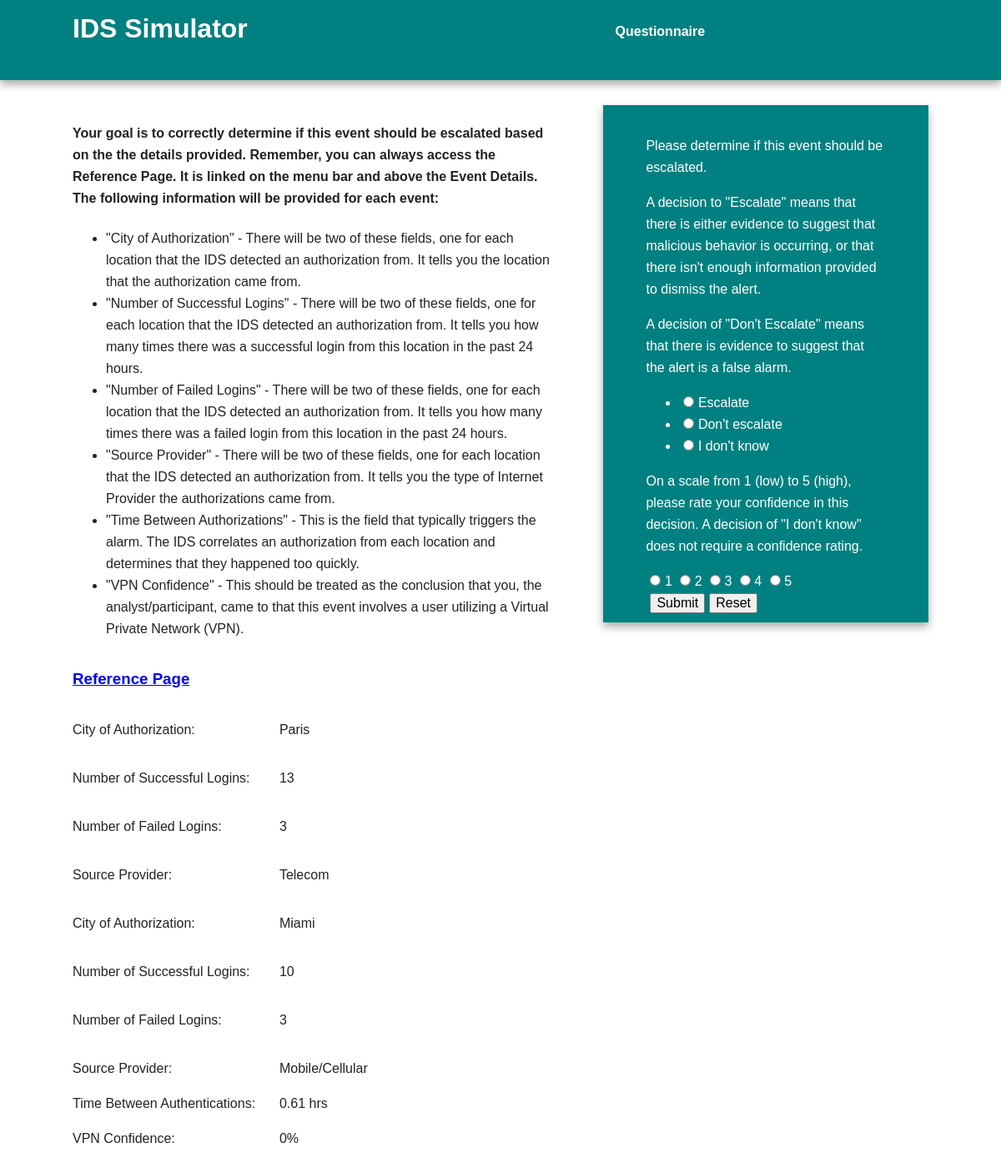
Before: /trainingEventPage/3 (signed in) with the older database file.
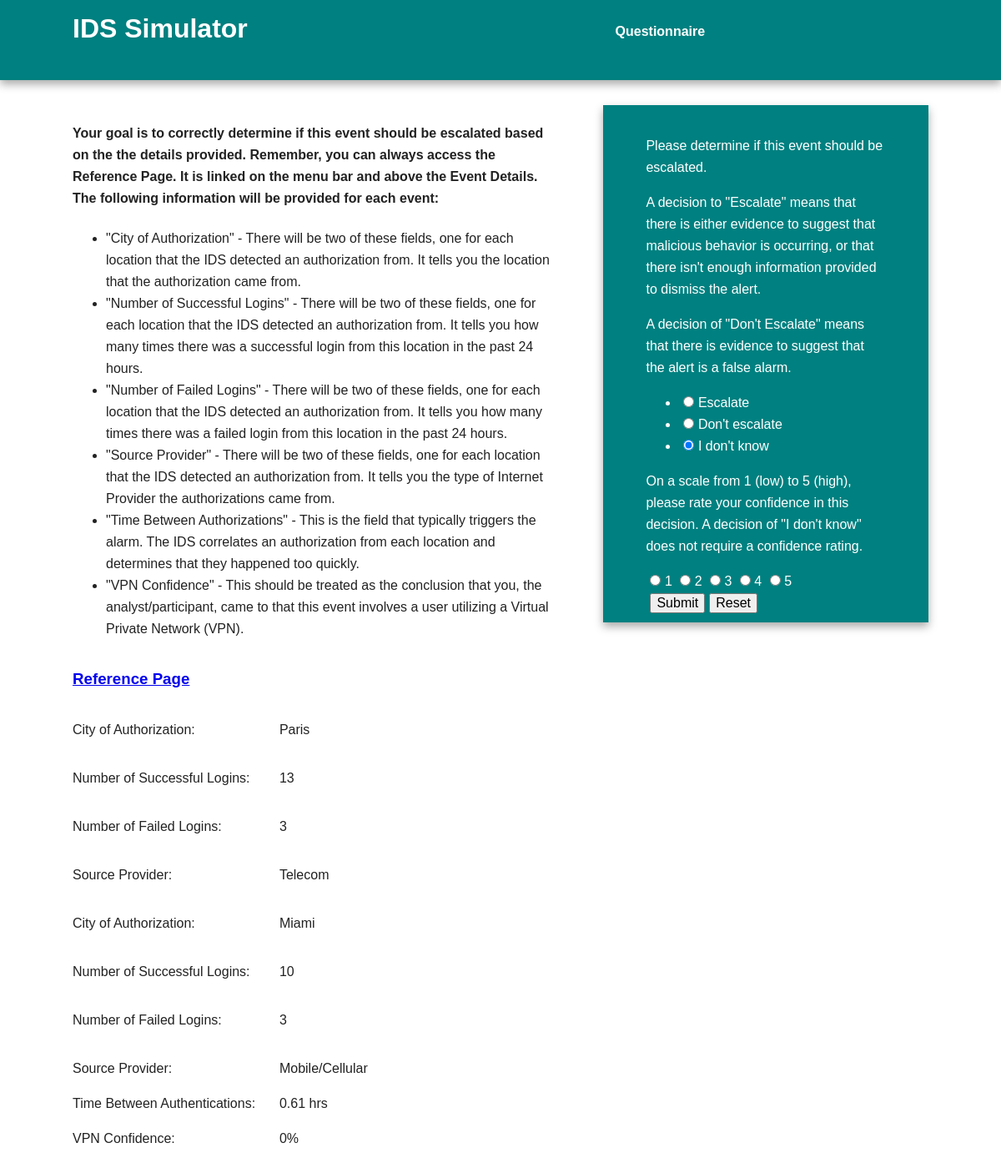
After: the same page with the newer database file.
### models.py (models this page shows, shortened)
class TrainingEventDecision(db.Model):
    id = db.Column(db.Integer, primary_key=True)
    user = db.Column(db.String(50))
    event_id = db.Column(db.Integer)
    escalate = db.Column(db.String(15))
    confidence = db.Column(db.String(1))
    time_event_decision = db.Column(db.DateTime)

### crywolf.py (the view, shortened to what this page needs)
@app.route('/trainingEventPage/<eventId>', methods = ["GET", "POST"])
@login_required
def trainingEventPage(eventId):
    event = models.TrainingEvent.query.get(eventId)
    form = eventDecisionForm()
    decision = models.TrainingEventDecision.query.filter_by(user = current_user.username, event_id = eventId).\
        order_by(models.TrainingEventDecision.time_event_decision.desc()).first()
    if request.method == 'GET' and decision is not None:
        form.escalate.data = decision.escalate
        form.confidence.data = decision.confidence
    return render_template('trainingEventPage.html', event = event, form=form)

### forms.py
class eventDecisionForm(FlaskForm):
    escalate = RadioField(
                    choices=[
                        ('Escalate','Escalate'),
                        ("Don't escalate","Don't escalate"),
                        ("I don't know","I don't know")
                    ],
                    validators=[InputRequired()]
                )
    confidence = RadioField(choices=[("1","1"),("2","2"),("3", "3"),("4","4"),("5","5")], validators=[OptionalConfidence()])

### crywolf.py (called while the page is built)
@login_manager.user_loader
def load_user(user_id):
    return models.User.query.get(user_id)

### templates/trainingEventPage.html (shortened to what the changed rows need)
{% extends "base.html" %}
{% block content %}
    <aside>
        <form action = "" method = "POST" id = "event_decision">
            {{ form.escalate }}
            <br><input type="submit" value="Submit"><input type="reset" value="Reset">
        </form>
    </aside>
{% endblock %}

Changed rows visible on the page:
added TrainingEventDecision: escalate "☐ Escalate ☐ Don't escalate ☑ I don't know"
Other visible differences:
form field escalate: "☐ Escalate ☐ Don't escalate ☐ I don't know" → (not shown)
